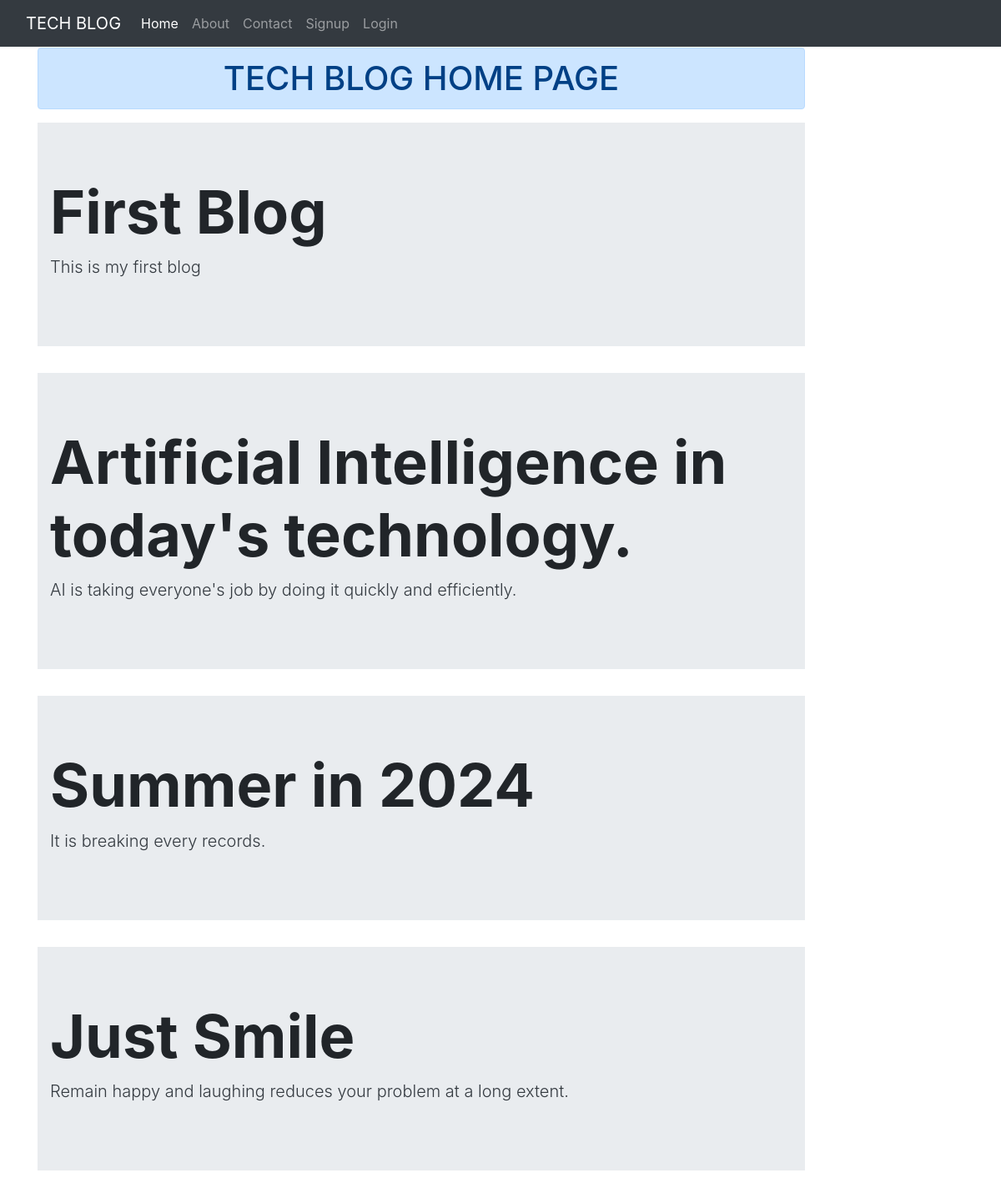
The page / on the database its author committed.
### blog/models.py (models this page shows, shortened)
class Blog(models.Model):
    title = models.CharField(max_length=200)
    cont = models.TextField()

### blog/views.py (the view)
# urls.py: 2. Add a URL to urlpatterns:  path('', views.home, name='home')
def home(request):
    blogs = Blog.objects.all()
    return render(request,'blog/home.html',{'blogs':blogs})

### blog/templates/blog/home.html (shortened to what this page needs)
{% extends 'blog/base.html' %}
{% load static %}
{% block content %}
<div class="col-sm-10">
    <h1 class="text-center alert alert-primary">TECH BLOG HOME PAGE</h1>
    {% for blog in blogs %}
    <div class= "jumbotron jumbotron-fluid jumbo-color">
        <div class="container">
            <h2 class="display-3 font-weight-bold">{{ blog.title }}</h2>
            <p class="lead text-dark">{{ blog.cont }}</p>
        </div>
    </div>
    {% endfor %}
</div>
{% endblock content %}

### rows shown on the page
Blog: title "First Blog", cont "This is my first blog"
Blog: title "Artificial Intelligence in today's technology.", cont "AI is taking everyone's job by doing it quickly and efficiently."
Blog: title "Summer in 2024", cont "It is breaking every records."
Blog: title "Just Smile", cont "Remain happy and laughing reduces your problem at a long extent."
